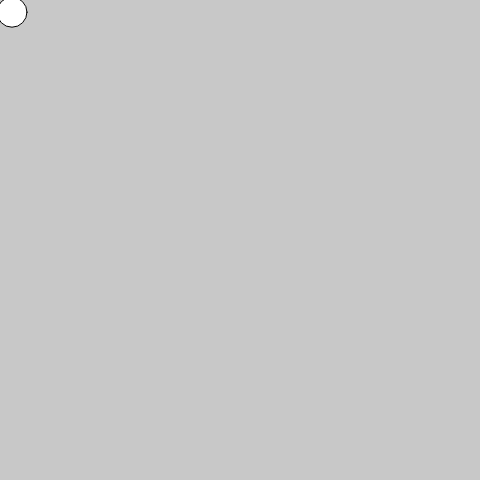
Frame 1 (no input)
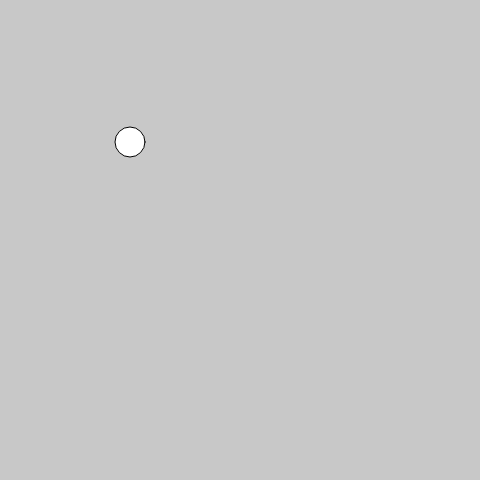
Frame 60 (no input)
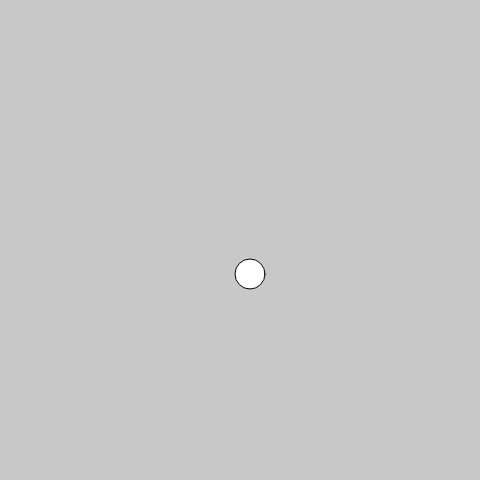
Frame 120 (the mouse pressed at the canvas centre since frame 60)

The p5.js sketch that drew these frames (run headless with seeded random() and noise() and a simulated clock; from frame 60 on, the mouse is pressed at the canvas centre):

// p5.js sketch
// ── sketch.js
var circleX;
var circleY;
var circleSize;

var speedX;
var speedY;


function setup() {
	createCanvas(480,480);
	// colorMode(HSB, 255);
	circleSize = 30;
	circleX = 10;
	circleY = 10;

	speedX = 2.0;
	speedY = 2.2;
}


function draw() {
	background(200);

	moveCircle();
	checkHit();
	drawCircle();
}


function moveCircle () {
	circleX = circleX + speedX;
	circleY = circleY + speedY;
}


function checkHit () {
	if (circleX > width || circleX < 0) {
	speedX = speedX * -1;
	}

	if(circleY > height || circleY < 0) {
		speedY = speedY * -1;
	}
}


function drawCircle (){
		ellipse(circleX, circleY, circleSize);

}
